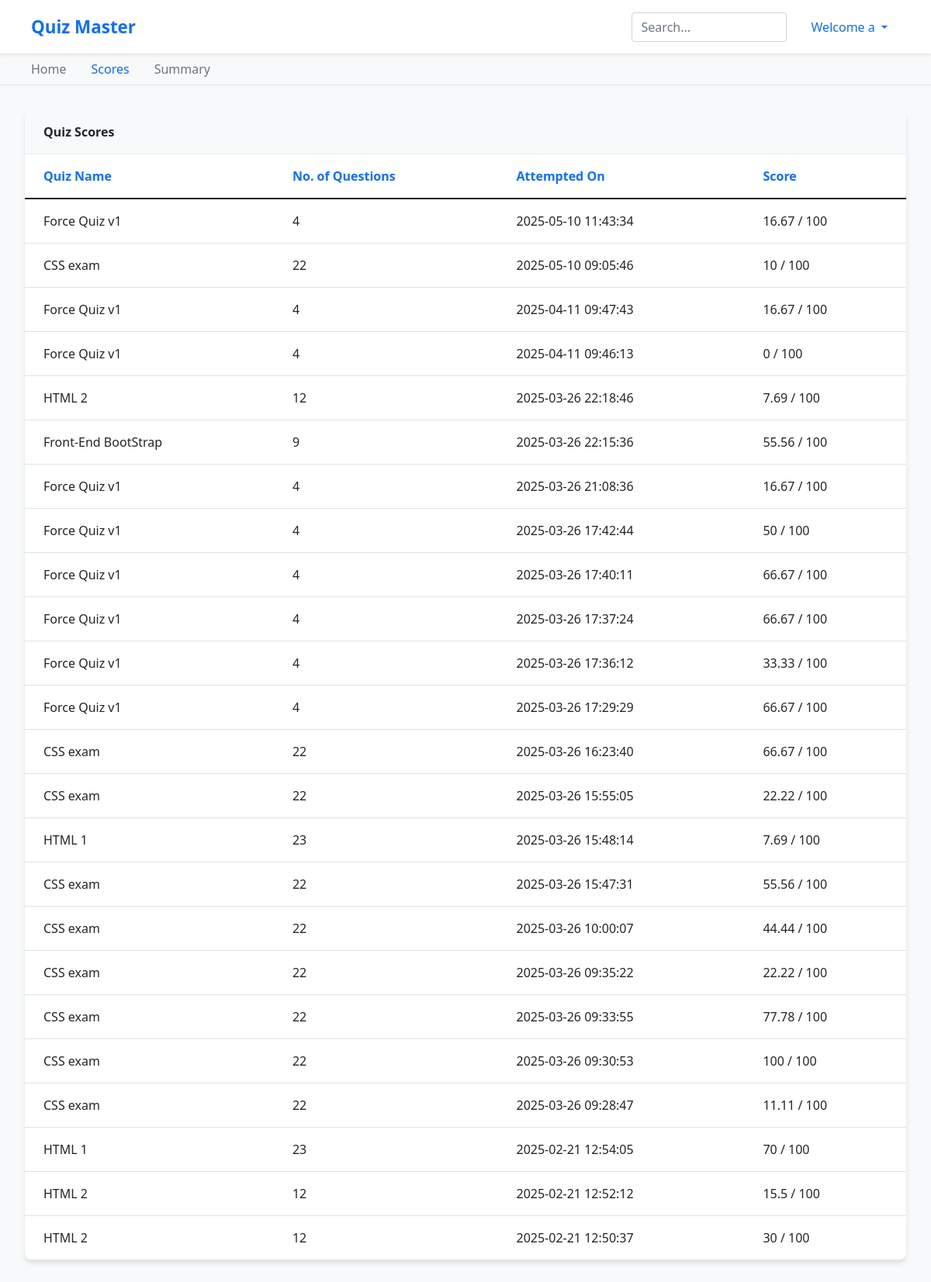
Screenshot of /scores (signed in) with the database file from the repository.
### tables this page shows
CREATE TABLE users (
            id INTEGER PRIMARY KEY AUTOINCREMENT,
            email TEXT UNIQUE NOT NULL,
            password TEXT NOT NULL,
            name TEXT NOT NULL,
            qualification TEXT,
            dob TEXT
        );

CREATE TABLE scores (
            id INTEGER PRIMARY KEY AUTOINCREMENT,
            user_id INTEGER NOT NULL,
            quiz_id INTEGER NOT NULL,
            time_stamp TEXT,
            total_score INTEGER,
            FOREIGN KEY (user_id) REFERENCES users (id) ON DELETE CASCADE,
            FOREIGN KEY (quiz_id) REFERENCES quizzes (id) ON DELETE CASCADE
        );

### app.py (the view)
@app.route('/scores')
@login_required
def scores():
    user_scores = get_user_scores(current_user.id)
    return render_template('scores.html', scores=user_scores)

### Models/database.py (called while the page is built)
def get_db_connection():
    conn = sqlite3.connect(DATABASE_PATH)
    conn.row_factory = sqlite3.Row  # Enables column access by name
    return conn

### Models/models.py (called while the page is built)
def dict_factory(cursor, row):
    d = {}
    for idx, col in enumerate(cursor.description):
        d[col[0]] = row[idx]
    return d

def get_user_by_id(user_id):
    if user_id == 'admin':
        return None
    conn = get_db_connection()
    conn.row_factory = dict_factory
    cursor = conn.cursor()
    try:
        cursor.execute('SELECT * FROM users WHERE id = ?', (user_id,))
        user = cursor.fetchone()
        return user
    except Exception as e:
        print(f"Error getting user by ID: {e}")
        return None
    finally:
        conn.close()

### app.py (called while the page is built)
@login_manager.user_loader
def load_user(user_id):
    if user_id == 'admin':
        return User('admin', 'admin@gmail.com', 'Admin', True)
    user_data = get_user_by_id(user_id)
    if user_data:
        return User(
            id=user_data['id'],
            email=user_data['email'],
            name=user_data['name']
        )
    return None

### templates/scores.html (shortened to what this page needs)
{% extends "base.html" %}
{% block head %}
    <link rel="stylesheet" type="text/css" href="{{ url_for('static', filename='css/scores.css') }}">
{% endblock %}
{% block content %}
    <nav class="navbar navbar-expand-lg">
        <div class="container-fluid">
            <a class="navbar-brand" href="#">Quiz Master</a>
            <div class="d-flex align-items-center">
                <input type="search" class="form-control search-box me-3" placeholder="Search...">
                <div class="nav-item dropdown">
                    <a class="nav-link dropdown-toggle welcome-text" href="#" role="button" data-bs-toggle="dropdown">
                        Welcome {{ current_user.name }}
                    </a>
                </div>
            </div>
        </div>
    </nav>
    <div class="container-fluid border-bottom">
        <div class="row">
            <div class="col-12">
                <ul class="nav">
                    <li class="nav-item">
                        <a class="nav-link" href="/dashboard">Home</a>
                    </li>
                    <li class="nav-item">
                        <a class="nav-link active" href="#">Scores</a>
                    </li>
                    <li class="nav-item">
                        <a class="nav-link" href="#">Summary</a>
                    </li>
                </ul>
            </div>
        </div>
    </div>
    <div class="main-content">
        <div class="card">
            <div class="card-header">
                Quiz Scores
            </div>
            <div class="table-responsive">
                <table class="table">
                    <thead>
                        <tr>
                            <th>Quiz Name</th>
                            <th>No. of Questions</th>
                            <th>Attempted On</th>
                            <th>Score</th>
                        </tr>
                    </thead>
                    <tbody>
                        {% for score in scores %}
                        <tr>
                            <td>{{ score.quiz_name }}</td>
                            <td>{{ score.total_questions }}</td>
                            <td>{{ score.time_stamp }}</td>
                            <td class="score-cell">{{ score.total_score | round(2) }} / 100 </td>
                        </tr>
                        {% endfor %}
                    </tbody>
                </table>
            </div>
        </div>
    </div>
{% endblock %}

### static/css/scores.css (style rules this page uses)
body { background: #f8f9fa; min-height: 100vh; color: #212529; }
.navbar { background: white; box-shadow: 0 2px 4px rgba(0, 0, 0, 0.1); padding: 0.8rem 1rem; }
.navbar-brand { color: #0d6efd; font-weight: 600; font-size: 1.4rem; }
.nav-link { color: #6c757d; font-weight: 500; padding: 0.5rem 1rem; transition: color 0.2s ease; }
.nav-link.active { color: #0d6efd; }
.welcome-text { color: #0d6efd; font-weight: 500; }
.main-content { padding: 2rem; max-width: 1200px; margin: 0 auto; }
.card { background: white; border: none; box-shadow: 0 4px 6px rgba(0, 0, 0, 0.1); border-radius: 10px; margin-bottom: 2rem; }
.card-header { background: #f8f9fa; border-bottom: 1px solid #e9ecef; padding: 1rem 1.5rem; font-weight: 600; color: #212529; }
.table { margin-bottom: 0; }
.table th { border-top: none; color: #0d6efd; font-weight: 600; padding: 1rem 1.5rem; }
.table td { padding: 1rem 1.5rem; vertical-align: middle; }
.search-box { max-width: 200px; }
.score-cell { font-weight: 500; color: #198754; }

### rows the page displays
users: name "a"
scores: quiz_name "Force Quiz v1", total_questions "4", time_stamp "2025-05-10 11:43:34", total_score "16.67"
scores: quiz_name "CSS exam", total_questions "22", time_stamp "2025-05-10 09:05:46", total_score "10"
scores: quiz_name "Force Quiz v1", total_questions "4", time_stamp "2025-04-11 09:47:43", total_score "16.67"
scores: quiz_name "Force Quiz v1", total_questions "4", time_stamp "2025-04-11 09:46:13", total_score "0"
scores: quiz_name "HTML 2", total_questions "12", time_stamp "2025-03-26 22:18:46", total_score "7.69"
scores: quiz_name "Front-End BootStrap", total_questions "9", time_stamp "2025-03-26 22:15:36", total_score "55.56"
scores: quiz_name "Force Quiz v1", total_questions "4", time_stamp "2025-03-26 21:08:36", total_score "16.67"
scores: quiz_name "Force Quiz v1", total_questions "4", time_stamp "2025-03-26 17:42:44", total_score "50"
scores: quiz_name "Force Quiz v1", total_questions "4", time_stamp "2025-03-26 17:40:11", total_score "66.67"
scores: quiz_name "Force Quiz v1", total_questions "4", time_stamp "2025-03-26 17:37:24", total_score "66.67"
scores: quiz_name "Force Quiz v1", total_questions "4", time_stamp "2025-03-26 17:36:12", total_score "33.33"
scores: quiz_name "Force Quiz v1", total_questions "4", time_stamp "2025-03-26 17:29:29", total_score "66.67"
scores: quiz_name "CSS exam", total_questions "22", time_stamp "2025-03-26 16:23:40", total_score "66.67"
scores: quiz_name "CSS exam", total_questions "22", time_stamp "2025-03-26 15:55:05", total_score "22.22"
scores: quiz_name "HTML 1", total_questions "23", time_stamp "2025-03-26 15:48:14", total_score "7.69"
scores: quiz_name "CSS exam", total_questions "22", time_stamp "2025-03-26 15:47:31", total_score "55.56"
scores: quiz_name "CSS exam", total_questions "22", time_stamp "2025-03-26 10:00:07", total_score "44.44"
scores: quiz_name "CSS exam", total_questions "22", time_stamp "2025-03-26 09:35:22", total_score "22.22"
scores: quiz_name "CSS exam", total_questions "22", time_stamp "2025-03-26 09:33:55", total_score "77.78"
scores: quiz_name "CSS exam", total_questions "22", time_stamp "2025-03-26 09:30:53", total_score "100"
scores: quiz_name "CSS exam", total_questions "22", time_stamp "2025-03-26 09:28:47", total_score "11.11"
scores: quiz_name "HTML 1", total_questions "23", time_stamp "2025-02-21 12:54:05", total_score "70"
scores: quiz_name "HTML 2", total_questions "12", time_stamp "2025-02-21 12:52:12", total_score "15.5"
scores: quiz_name "HTML 2", total_questions "12", time_stamp "2025-02-21 12:50:37", total_score "30"
